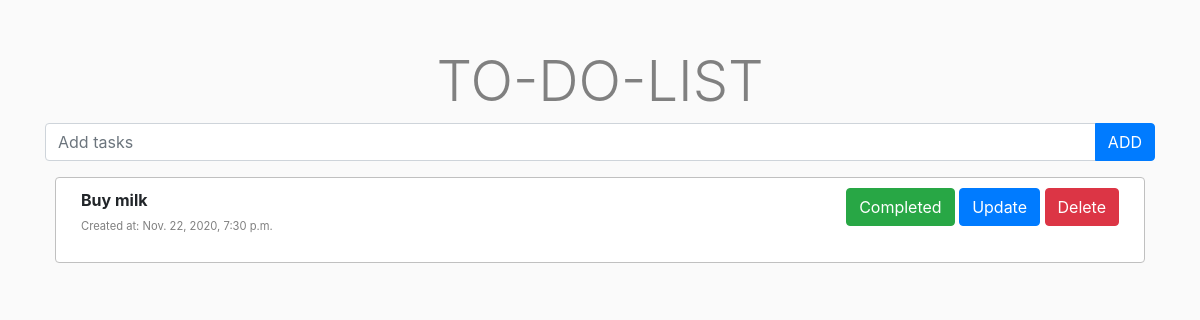
The page /todo/ on the database as committed earlier.
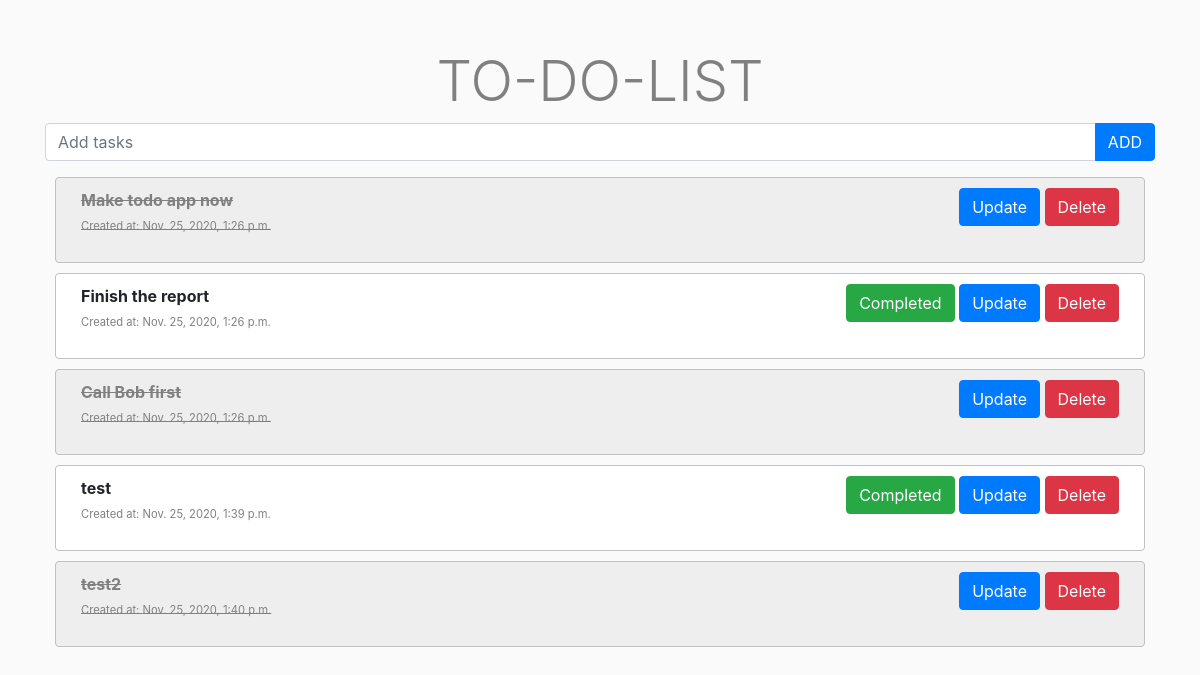
The same page on the database as committed later.
### Todo/models.py (models this page shows, shortened)
class Todo(models.Model):
    task = models.CharField(max_length=200)
    completed = models.BooleanField(default=False)
    created_at = models.DateTimeField(auto_now_add=True)

### Todo/views.py (the view)
# urls.py: path('', views.index, name="index"),
def index(request):
    tasks = Todo.objects.all()  # Get all the record in the todo table
    form = TaskForm()  # Makes a blank form
    context = {'tasks': tasks, 'form': form}  # Context for index.html
    return render(request, 'Todo/index.html', context)

### Todo/forms.py
class TaskForm(forms.ModelForm):
    class Meta:
        model = Todo
        fields = '__all__'

### templates/Todo/index.html (shortened to what this page needs)
{% load static %}
<!doctype html>
<html lang="en">
  <head>
    <link rel="stylesheet" href="https://cdn.jsdelivr.net/npm/bootstrap@4.5.3/dist/css/bootstrap.min.css">
    <link rel="stylesheet" href="{% static 'css/todo.css' %}">
  </head>
  <body>
    <div class="container mt-5 justify-content-md-center">
        <h1 class="display-4">TO-DO-LIST</h1>
        {% block body %}
            <form action="{% url 'add' %}" method="post">
                <div class="input-group mb-3">
                    <input type="text" name="task" class="form-control" placeholder="Add tasks" aria-label="Recipient's username" aria-describedby="button-addon2">
                    <div class="input-group-append">
                        <input type="submit" value="ADD" class="btn btn-primary" id="button-addon2">
                    </div>
                </div>
            </form>
        {% for task in tasks %}
            {% if task.completed %}
                <div class="row" id="completed">
                    <div class="col-md" style="text-align: left">
                        <p><span id="taskC">{{ task.task }}</span><br>
                            <span id="timeC" >Created at: {{ task.created_at }}</span></p>
                    </div>
                    <div class="col-md" id="buttonsC">
                        <a href="update/{{ task.id }}" class="btn btn-primary">Update</a>
                        <a href="delete/{{ task.id }}" class="btn btn-danger">Delete</a>
                    </div>
                </div>
            {% elif not task.completed %}
                <div class="row" id="tasks">
                <div class="col-md" style="text-align: left">
                    <p><span id="task">{{ task.task }}</span><br>
                        <span id="time" >Created at: {{ task.created_at }}</span></p>
                </div>
                <div class="col-md" id="buttons" >
                    <a href="complete_task/{{ task.id }}" class="btn btn-success">Completed</a>
                    <a href="update/{{ task.id }}" class="btn btn-primary">Update</a>
                    <a href="delete/{{ task.id }}" class="btn btn-danger">Delete</a>
                </div>
            </div>
            {% endif %}
        {% endfor %}
    {% endblock %}
    </div>
  </body>
</html>

Rows that differ between the two databases and show on the page:
removed Todo: task "Buy milk", created_at "Nov. 22, 2020, 7:30 p.m."
added Todo: task "Make todo app now", created_at "Nov. 25, 2020, 1:26 p.m."
added Todo: task "Finish the report", created_at "Nov. 25, 2020, 1:26 p.m."
added Todo: task "Call Bob first", created_at "Nov. 25, 2020, 1:26 p.m."
added Todo: task "test", created_at "Nov. 25, 2020, 1:39 p.m."
added Todo: task "test2", created_at "Nov. 25, 2020, 1:40 p.m."
